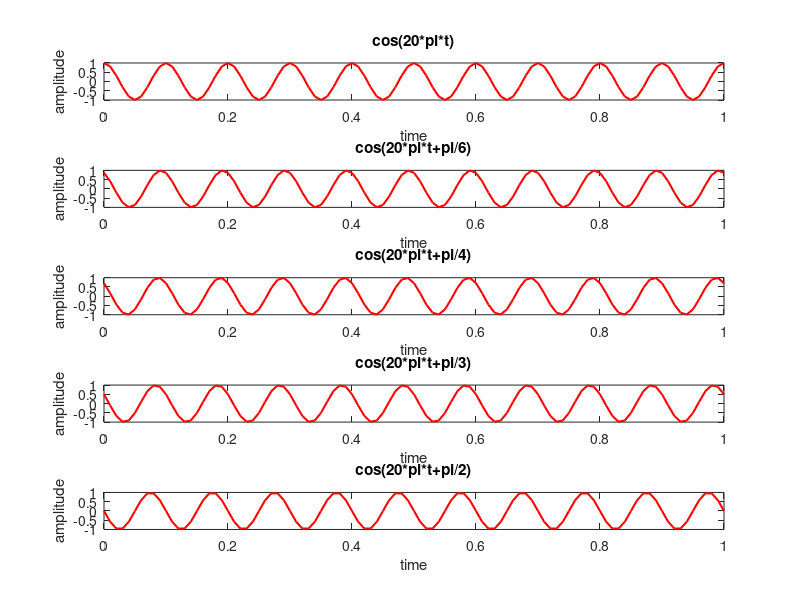

The MATLAB script that drew this image:
n=0:0.01:1;
x1=cos(20*pi*n);
x2=cos((20*pi*n)+ pi/6);
x3=cos((20*pi*n)+ pi/4);
x4=cos((20*pi*n)+ pi/3);
x5=cos((20*pi*n)+ pi/2);
subplot(5,1,1);
plot(n,x1,'r','linewidth',1.5);
title('cos(20*pi*t)');
xlabel('time');
ylabel('amplitude');
subplot(5,1,2);
plot(n,x2,'r','LineWidth', 1.5);
title('cos(20*pi*t+pi/6)');
xlabel('time');
ylabel('amplitude');
subplot(5,1,3);
plot(n,x3,'r','LineWidth', 1.5);
title('cos(20*pi*t+pi/4)');
xlabel('time');
ylabel('amplitude');
subplot(5,1,4);
plot(n,x4,'r','LineWidth', 1.5);
title('cos(20*pi*t+pi/3)');
xlabel('time');
ylabel('amplitude');
subplot(5,1,5);
plot(n,x5,'r','LineWidth', 1.5);
title('cos(20*pi*t+pi/2)');
xlabel('time');
ylabel('amplitude');
